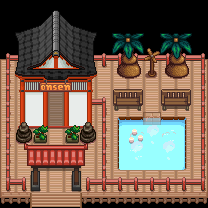

A 2D game scene composited from a Tiled map and its tileset images. What follows is a short description and the map's XML, with every tile layer's data as written:
An orthogonal 13x13 tile map with 16x16 px tiles, 5 tile layers (Back, BeforeBack, Buildings, Front, ...) and 3 objects (3x TileData).

<map version="1.2" tiledversion="1.2.4" orientation="orthogonal" renderorder="right-down" width="13" height="13" tilewidth="16" tileheight="16" infinite="0" nextlayerid="52" nextobjectid="9">
 <tileset firstgid="1" name="OnsenTiles" tilewidth="16" tileheight="16" tilecount="1350" columns="27">
  <image source="SmallOnsenTiles.png" width="432" height="800" />
  <tile id="138">
   <animation>
    <frame tileid="138" duration="500" />
    <frame tileid="113" duration="500" />
   </animation>
  </tile>
  <tile id="266">
   <animation>
    <frame tileid="266" duration="500" />
    <frame tileid="267" duration="500" />
    <frame tileid="268" duration="500" />
    <frame tileid="269" duration="500" />
   </animation>
  </tile>
  <tile id="293">
   <animation>
    <frame tileid="293" duration="500" />
    <frame tileid="294" duration="500" />
    <frame tileid="295" duration="500" />
    <frame tileid="296" duration="500" />
   </animation>
  </tile>
  <tile id="371">
   <animation>
    <frame tileid="371" duration="450" />
    <frame tileid="372" duration="450" />
    <frame tileid="373" duration="450" />
    <frame tileid="374" duration="450" />
    <frame tileid="375" duration="450" />
    <frame tileid="376" duration="450" />
    <frame tileid="377" duration="450" />
    <frame tileid="398" duration="450" />
   </animation>
  </tile>
  <tile id="574">
   <animation>
    <frame tileid="521" duration="200" />
    <frame tileid="548" duration="200" />
    <frame tileid="575" duration="200" />
   </animation>
  </tile>
  <tile id="745">
   <animation>
    <frame tileid="745" duration="300" />
    <frame tileid="746" duration="300" />
    <frame tileid="747" duration="300" />
    <frame tileid="748" duration="300" />
   </animation>
  </tile>
  <tile id="772">
   <animation>
    <frame tileid="772" duration="250" />
    <frame tileid="773" duration="250" />
    <frame tileid="774" duration="250" />
    <frame tileid="775" duration="250" />
   </animation>
  </tile>
  <tile id="1121">
   <animation>
    <frame tileid="1121" duration="250" />
    <frame tileid="1038" duration="250" />
    <frame tileid="1039" duration="250" />
    <frame tileid="1040" duration="250" />
   </animation>
  </tile>
  <tile id="1148">
   <animation>
    <frame tileid="1148" duration="250" />
    <frame tileid="1065" duration="250" />
    <frame tileid="1066" duration="250" />
    <frame tileid="1067" duration="250" />
   </animation>
  </tile>
 </tileset>
 <layer id="47" name="Back" width="13" height="13">
  <data encoding="csv">
0,0,0,0,0,0,0,0,0,0,0,0,0,
0,0,0,0,0,0,0,0,0,0,0,0,0,
0,0,0,0,0,0,0,0,0,0,0,0,0,
0,0,0,0,0,0,0,0,0,22,0,0,0,
0,49,49,49,49,49,49,49,49,49,49,49,0,
0,76,76,316,76,76,76,76,76,76,76,76,0,
0,76,76,316,76,76,76,76,76,76,76,76,0,
0,76,76,343,76,76,76,76,76,142,76,76,0,
0,76,76,76,76,76,76,76,193,193,139,76,0,
0,76,76,76,76,76,76,76,139,193,193,76,0,
0,76,76,76,76,76,76,76,76,76,76,76,0,
0,0,77,77,77,0,0,0,0,0,0,0,0,
0,0,132,132,132,0,0,0,0,0,0,0,0
</data>
 </layer>
 <objectgroup id="2" name="Back">
  <object id="5" name="TileData" x="48" y="80" width="16" height="16">
   <properties>
    <property name="TouchAction" value="ChangeOutOfSwimsuit" />
   </properties>
  </object>
  <object id="7" name="TileData" x="64" y="80" width="16" height="16">
   <properties>
    <property name="TouchAction" value="ChangeIntoSwimsuit" />
   </properties>
  </object>
  <object id="8" name="TileData" x="144" y="112" width="16" height="16">
   <properties>
    <property name="TouchAction" value="PoolEntrance" />
   </properties>
  </object>
 </objectgroup>
 <layer id="48" name="BeforeBack" width="13" height="13">
  <properties>
   <property name="Draw" value="Back" />
  </properties>
  <data encoding="csv">
0,0,0,0,0,0,0,0,0,0,0,0,0,
0,0,0,0,0,0,0,0,0,0,0,0,0,
0,0,0,0,0,0,0,0,0,0,0,0,0,
0,0,0,0,0,0,0,22,22,603,22,22,0,
0,0,0,0,0,0,0,0,0,0,0,0,0,
0,0,0,0,0,0,0,0,0,0,0,0,0,
0,0,0,0,0,107,0,0,0,0,0,0,0,
0,0,0,0,0,0,0,0,0,0,0,0,0,
0,1337,1343,1344,1345,1346,0,0,0,0,0,0,0,
0,0,0,0,0,0,0,0,0,0,0,0,0,
0,0,0,0,0,0,0,0,0,0,0,0,0,
0,0,0,0,0,0,0,0,0,0,0,0,0,
0,0,0,0,0,0,0,0,0,0,0,0,0
</data>
 </layer>
 <objectgroup id="20" name="BeforeBack">
  <properties>
   <property name="Draw" value="Back" />
  </properties>
 </objectgroup>
 <layer id="49" name="Buildings" width="13" height="13">
  <data encoding="csv">
0,0,0,0,0,0,0,0,0,0,0,0,0,
0,0,0,0,0,0,0,0,0,0,0,0,0,
0,0,0,0,0,0,0,0,0,0,0,0,0,
21,22,22,22,22,22,22,591,592,575,591,592,27,
48,260,261,262,263,264,0,618,619,602,618,619,54,
75,287,288,0,0,0,0,0,0,0,0,0,81,
75,314,315,0,317,318,105,946,947,0,946,947,54,
48,341,342,0,344,345,79,111,141,0,143,113,81,
75,818,396,0,396,818,79,138,821,0,0,140,54,
48,0,0,0,0,0,79,138,0,0,0,140,54,
75,0,0,0,0,0,79,165,166,166,166,167,81,
102,103,98,0,100,107,106,104,104,104,104,104,108,
129,131,0,0,0,133,134,134,134,134,134,134,135
</data>
 </layer>
 <objectgroup id="4" name="Buildings" />
 <layer id="50" name="Front" width="13" height="13">
  <data encoding="csv">
0,152,153,0,155,156,0,0,0,0,0,0,0,
0,0,0,0,0,0,0,0,0,0,0,0,0,
205,0,0,0,0,0,211,0,0,0,0,0,0,
232,233,234,235,236,237,238,0,0,0,0,0,0,
259,0,0,0,0,0,265,0,0,0,0,0,0,
0,0,0,0,0,0,0,0,0,0,0,0,0,
0,0,0,0,0,0,0,0,0,0,0,0,0,
0,791,369,0,369,791,0,0,0,0,0,0,0,
0,0,0,0,0,0,0,0,0,0,0,0,0,
0,0,0,0,0,0,0,0,0,0,0,0,0,
0,0,71,0,73,0,0,0,0,0,0,0,0,
0,97,0,0,0,101,0,0,0,0,0,0,0,
0,0,0,0,0,0,0,0,0,0,0,0,0
</data>
 </layer>
 <objectgroup id="6" name="Front" />
 <layer id="51" name="AlwaysFront" width="13" height="13">
  <properties>
   <property name="Draw" value="Front" />
  </properties>
  <data encoding="csv">
151,152,153,154,155,156,157,0,0,0,0,0,0,
178,179,180,181,182,183,184,0,0,0,0,0,0,
205,206,207,208,209,210,211,564,565,0,564,565,0,
0,0,0,0,0,0,0,0,0,0,0,0,0,
0,260,261,262,263,264,0,0,0,0,0,0,0,
0,0,0,212,290,291,0,919,920,0,919,920,0,
0,0,0,0,0,0,0,0,0,0,0,0,0,
0,0,0,0,0,0,0,0,0,267,0,0,0,
0,16,17,18,19,20,0,0,267,294,267,0,0,
0,43,44,45,46,47,0,0,294,0,294,0,0,
0,70,0,72,0,74,0,0,0,0,0,0,0,
0,0,0,0,0,0,0,0,0,0,0,0,0,
0,0,0,0,0,0,0,0,0,0,0,0,0
</data>
 </layer>
 <objectgroup id="36" name="AlwaysFront">
  <properties>
   <property name="Draw" value="Front" />
  </properties>
 </objectgroup>
</map>
